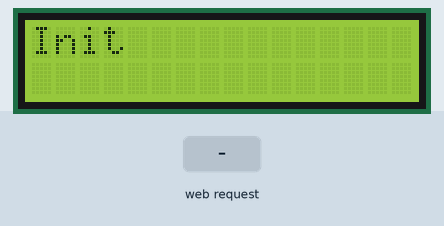
Recording of a sketch running on a simulated ESP8266 (NodeMCU). Parts: 16×2 character LCD. Wiring (inferred from the names in the program): MCP23008 port expander at I2C address 0x20. Wiring (inferred from the signals the program sends): character LCD (HD44780): RS Q4; E Q5; data Q0, Q1, Q2, Q3. The test bench sets the inputs (shaded band). WiFi joins after 1.5 s; servers stay silent unless stated; EEPROM starts erased; what the sketch prints to the serial monitor is not drawn.

Above: at 1.4 s.
1.5 s: HTTP request GET /?ssid=1&password=1&msg=1 received
At 2.7 s:
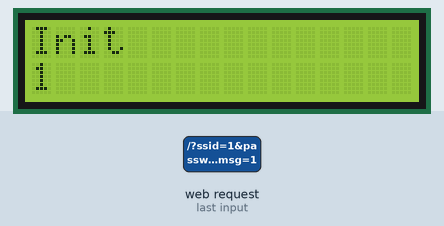
At 4.4 s:
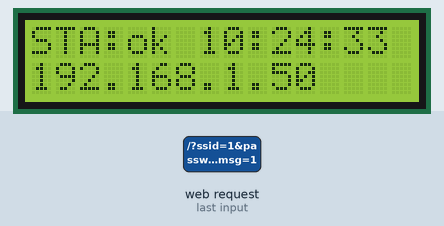
Timing chart, 0 to 5.9 s (numbered marks = the images above; inputs shaded):
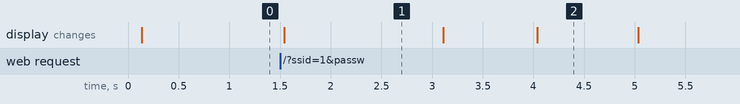

The sketch:

MCP23008lcd.ino
```cpp
// (licence header left out)
/* Wiring
#         LCD                |    MCP23008
# 1 : GND
# 2 : 3.3V
# 3 : Contrast (0-5V)*
# 4 : RS (Register Select) <-------- PIN5
# 5 : R/W (Read Write)       - GROUND THIS PIN
# 6 : Enable or Strobe     <-------- PIN6
# 7 : Data Bit 0             - NOT USED
# 8 : Data Bit 1             - NOT USED
# 9 : Data Bit 2             - NOT USED
# 10: Data Bit 3             - NOT USED
# 11: Data Bit 4           <-------- PIN0
# 12: Data Bit 5           <-------- PIN1
# 13: Data Bit 6           <-------- PIN2
# 14: Data Bit 7           <-------- PIN3
# 15: LCD Backlight +5V**
# 16: LCD Backlight GND
*/

#include <Wire.h>
#include <ESP8266WiFi.h>
#include <ESP8266WebServer.h>
#include <ESP8266mDNS.h>
#include <EEPROM.h>

#include "lcd.h"
#include "ntp.h"

MDNSResponder mdns;
bool mdnsinit = false;
ESP8266WebServer server ( 80 );
const char magic[] = {0xde, 0xad, 0xbe, 0xef, 0xde, 0xad, 0xbe, 0xef, 0xde, 0xad, 0xbe, 0xef, 0xde, 0xad, 0xbe, 0xef};
int offsetSSID = sizeof(magic);
int offsetPassword = 48;
lcd disp;

IPAddress timeServer(129, 6, 15, 28); // time.nist.gov NTP server
ntpclient ntp(timeServer);

String addDigits(byte digits)
{
    String txt;
    if(digits < 10)
        txt += "0";
    txt += digits;
    return txt;
}

int initStaFromEEPROM()
{
    int ret = 0;
    char head[sizeof(magic)];
    for (unsigned int i=0; i<sizeof(magic) ; ++i)
    {
        head[i] = EEPROM.read(i);
    }
    if (memcmp(head, magic, sizeof(magic)) != 0)
    {
        Serial.println("\nInit EEPROM");
        unsigned int i=0;
        for (i = 0; i < sizeof(magic); i++)
            EEPROM.write(i, magic[i]);
        for (; i < 512; i++)
            EEPROM.write(i, 0);
        EEPROM.commit();
    }
    else
    {
        Serial.println("\nRead EEPROM");
        String ssid;
        for (int i = 0; i<32; ++i)
        {
            ssid += char(EEPROM.read(offsetSSID+i));
        }
        String password;
        for (int i=0; i<64 ; ++i)
        {
            password += char(EEPROM.read(offsetPassword+i));
        }

        WiFi.begin ( ssid.c_str(), password.c_str() );
        ret = 1;
    }
    return ret;
}

void setup()
{
    Serial.begin ( 115200 );
    Serial.println("\nSetup");

    // init LCD
    disp.begin(0x00, 0, 2);
    disp.print("Init","");

    // init eeprom
    EEPROM.begin(512);

    // setup STA
    initStaFromEEPROM();

    // setup AP
    WiFi.softAP("esp8266");

    // setup HTTP server
    server.on ( "/", []()
    {
        String ssid = server.arg("ssid");
        String password = server.arg("password");
        if ( (ssid.length() > 0) && (password.length() > 0) )
        {
            for (unsigned int i=0; i<ssid.length() ; ++i)
            {
              EEPROM.write(i+offsetSSID,ssid[i]);
            }
            for (unsigned int i=0; i<password.length() ; ++i)
            {
              EEPROM.write(i+offsetPassword,password[i]);
            }
            EEPROM.commit();
            initStaFromEEPROM();
        }

        String msg = server.arg("msg");
        if (msg.length() > 0)
        {
            disp.print(NULL,msg.c_str());
        }

        String answer;
        answer += "<html><body><h2>ESP8266</h2>";
        answer += "<h3>ESP SDK "; answer += ESP.getSdkVersion(); answer += " chipid:"; answer += ESP.getChipId(); answer += " flashid:"; answer += ESP.getFlashChipId(); answer +=" flashsize:"; answer += ESP.getFlashChipSize(); answer += "</h3>";
        answer += "Uptime "; answer += (millis()/1000); answer += " s<br>";
        answer += "Battery "; answer += ESP.getVcc(); answer += " mV<br>";
        answer += "Heap Size:"; answer += ESP.getFreeHeap(); answer += " Bytes<br>";
        answer += "Reset Info:"; answer += ESP.getResetInfo(); answer += "<br>";
        answer += "AP  IP:";  answer += IPAddress2String(WiFi.softAPIP()); answer += " MAC:"; answer += WiFi.softAPmacAddress(); answer += "<br>";
        answer += "STA IP:";  answer += IPAddress2String(WiFi.localIP()); answer += " MAC:"; answer += WiFi.macAddress(); answer += "<br>";
        answer += "<form method=\"post\">Message:<input name=\"msg\"><button>Display</button></form>";
        answer += "<form method=\"post\">SSID:<input name=\"ssid\">Password:<input type=\"password\" name=\"password\"><button>Configure</button></form>";
        answer += "<form action=\"reboot\"><button>Reboot</button></form>";
        answer += "</body></html>";
        server.send ( 200, "text/html", answer.c_str() );

    } );
    server.on ( "/reboot", []()
    {
        server.send ( 200, "text/html", "<html><head><META HTTP-EQUIV=\"Refresh\" CONTENT=\"1; URL=/\"></head><body><h1>Restarting...</h1></html>" );
        ESP.restart();
    } );
    server.begin();
    Serial.println ( "HTTP server started" );
}

String IPAddress2String(const IPAddress & addr)
{
    String ip;
    for (int i=0; i<4; ++i)
    {
        if (i!=0)
            ip += ".";
        ip += addr[i];
    }
    return ip;
}

int oldStatus = WL_DISCONNECTED;
unsigned int  ts = 0;
unsigned int  nextNTPts = 0;
long lastepoch = 0;
long lastmilli = 0;
void loop()
{
    int status = WiFi.status();
    if (status != oldStatus)
    {
        if (status == WL_CONNECTED)
        {
            // start mDNS
            if ( mdns.begin ( "esp8266" ) )
            {
                Serial.println ( "MDNS responder started" );
                mdnsinit = true;
            }
            IPAddress addr = WiFi.localIP();
            String ip(IPAddress2String(addr));
            disp.print("STA:ok",ip.c_str());
            Serial.print ( "IP address: " );
            Serial.println ( WiFi.localIP() );

            Serial.println("Starting UDP");
            ntp.begin(123);
        }
        else if(status == WL_NO_SSID_AVAIL)
        {
            IPAddress addr = WiFi.softAPIP();
            String ip(IPAddress2String(addr));
            disp.print("STA:no_ssid",ip.c_str());
        }
        else if(status == WL_CONNECT_FAILED)
        {
            IPAddress addr = WiFi.softAPIP();
            String ip(IPAddress2String(addr));
            disp.print("STA:connect",ip.c_str());
        }
        oldStatus = status;
    }

    if (mdnsinit)
    {
        mdns.update();
    }

    server.handleClient();

    if (status == WL_CONNECTED)
    {
        // NTP request
        if (millis()/1000 >= nextNTPts)
        {
              ntp.sendNTPpacket();
              nextNTPts = millis()/1000 + 60;
        }

        // NTP answer
        long epoch = ntp.parseNTPpacket();
        if (epoch >=0)
        {
            lastepoch = epoch;
            lastmilli = millis();
        }

        if (millis()/1000 >= ts)
        {
              long epoch = lastepoch + (millis() - lastmilli)/1000;
              int hours = (epoch % 86400) / 3600;
              int minutes = ((epoch % 86400) % 3600) / 60;
              int seconds = (((epoch % 86400) % 3600) % 60);

              String info("STA:ok ");
              info += addDigits(hours);
              info += ":";
              info += addDigits(minutes);
              info += ":";
              info += addDigits(seconds);

              disp.print(info.c_str(),NULL);

              ts = millis()/1000 + 1;
        }
    }
}
```

mcp23008.cpp
```cpp
// (licence header left out)
#include "mcp23008.h"

mcp23008::mcp23008() : m_address(0)
{
}

void mcp23008::begin(uint8_t address, uint8_t sda, uint8_t scl)
{
    Wire.begin(sda,scl);
    m_address = MCP23008_ADDRESS | address;
}

int mcp23008::detect()
{
  	Wire.beginTransmission(m_address);
  	return Wire.endTransmission();
}

int mcp23008::write(uint8_t reg, uint8_t value)
{
  	Wire.beginTransmission(m_address);
  	Wire.write(reg);
  	Wire.write(value);
  	return Wire.endTransmission();
}

int mcp23008::writeIODIR(uint8_t value)
{
  	return write(MCP23008_IODIR, value);
}

int mcp23008::writeGPIO(uint8_t value)
{
  	return write(MCP23008_GPIO, value);
}

uint8_t mcp23008::read(uint8_t reg)
{
    Wire.beginTransmission(m_address);
    Wire.write(reg);
    Wire.endTransmission();

    Wire.requestFrom(m_address, (uint8_t)1);
    return Wire.read();
}

uint8_t mcp23008::readIODIR()
{
    return read(MCP23008_IODIR);
}

uint8_t mcp23008::readGPIO()
{
    return read(MCP23008_GPIO);
}
```

mcp23008.h
```cpp
// (licence header left out)
#ifndef _MCP23008_H_
#define _MCP23008_H_

#include <Wire.h>

class mcp23008
{
    public:
        mcp23008();

        void begin(uint8_t address, uint8_t sda, uint8_t scl);
        int detect();

        uint8_t read(uint8_t reg);
        uint8_t readIODIR();
        uint8_t readGPIO();

        int write(uint8_t reg, uint8_t value);
        int writeIODIR(uint8_t value);
        int writeGPIO(uint8_t value);

    private:
        uint8_t m_address;

        // base I2C address
        static const int MCP23008_ADDRESS = 0x20;

        // MCP23008 registers
        static const int MCP23008_IODIR   = 0x00;
        static const int MCP23008_GPIO    = 0x09;
};

#endif
```

ntp.cpp
```cpp
// (licence header left out)
#include "ntp.h"

ntpclient::ntpclient(const IPAddress & server) : timeServer(server)
{
}

void ntpclient::begin(unsigned int port)
{
    udp.begin(port);
}


unsigned long ntpclient::sendNTPpacket()
{
    Serial.println("sending NTP packet...");
    // set all bytes in the buffer to 0
    memset(packetBuffer, 0, NTP_PACKET_SIZE);
    // Initialize values needed to form NTP request
    packetBuffer[0] = 0b11100011;   // LI, Version, Mode
    packetBuffer[1] = 0;     // Stratum, or type of clock
    packetBuffer[2] = 6;     // Polling Interval
    packetBuffer[3] = 0xEC;  // Peer Clock Precision
    // 8 bytes of zero for Root Delay & Root Dispersion
    packetBuffer[12]  = 49;
    packetBuffer[13]  = 0x4E;
    packetBuffer[14]  = 49;
    packetBuffer[15]  = 52;

    // all NTP fields have been given values, now
    // you can send a packet requesting a timestamp:
    udp.beginPacket(timeServer, 123); //NTP requests are to port 123
    size_t size = udp.write(packetBuffer, NTP_PACKET_SIZE);
    udp.endPacket();
    return size;
}

long ntpclient::parseNTPpacket()
{
    long epoch = -1;
    int cb = udp.parsePacket();
    if (cb)
    {
        Serial.println ( "Receiving NTP answer" );

        udp.read(packetBuffer, NTP_PACKET_SIZE); // read the packet into the buffer

        unsigned long highWord = word(packetBuffer[40], packetBuffer[41]);
        unsigned long lowWord  = word(packetBuffer[42], packetBuffer[43]);
        // combine the four bytes (two words) into a long integer
        // this is NTP time (seconds since Jan 1 1900):
        unsigned long secsSince1900 = highWord << 16 | lowWord;

        // now convert NTP time into everyday time:
        const unsigned long seventyYears = 2208988800UL;
        epoch = secsSince1900 - seventyYears;

        // print Unix time:
        Serial.print("Unix time = ");
        Serial.println(epoch);
    }
    return epoch;
}
```

ntp.h
```cpp
// (licence header left out)
#ifndef _NTP_H_
#define _NTP_H_

#include <Arduino.h>
#include <WiFiUdp.h>

class ntpclient
{
	public:
		ntpclient(const IPAddress & server);

		void begin(unsigned int port);
		unsigned long sendNTPpacket();
		long parseNTPpacket();

	private:
		static const int NTP_PACKET_SIZE = 48;
		byte      packetBuffer[NTP_PACKET_SIZE];
		WiFiUDP   udp;
		IPAddress timeServer;
};

#endif
```

lcd.cpp
```cpp
// (licence header left out)
#include <Arduino.h>
#include "lcd.h"

int lcd::begin(uint8_t address, uint8_t sda, uint8_t scl)
{
	m_gpio.begin(address, sda, scl);

	int result = m_gpio.detect();
	if (result != 0)
	{
		Serial.println("\nMCP23008 not found");
	}
	else
	{
		// make all GPIO pins as outputs
		m_gpio.writeIODIR(0x00);

		// setup 4bits mode
		write_byte(0x33,false,200,10000);
		write_byte(0x32,false,200);

		// initialization
		write_byte(0x28,false,200);
		write_byte(0x08,false,200);
		write_byte(0x01,false,100000);
		write_byte(0x06,false,200);
		write_byte(0x0c,false,200);
	}
	return result;
}

void lcd::write_4bits(uint8_t bits, bool mode)
{
	bits=bits & 0xf;
	if (mode)
	{
		bits=bits|LCD_RS;
	}
	m_gpio.writeGPIO(bits);
	m_gpio.writeGPIO(bits|LCD_E);
	delayMicroseconds(200);
	m_gpio.writeGPIO(bits);
}

void lcd::write_byte(uint8_t bits, bool mode, int postdelay, int middelay)
{
	write_4bits(bits>>4,mode);
	delayMicroseconds(middelay);
	write_4bits(bits&0xf,mode);
	delayMicroseconds(postdelay);
}

void lcd::write_string(uint8_t line,const char* message)
{
	Serial.println(message);
	write_byte(line,false);
	int max = (strlen(message)<LCD_WIDTH) ? strlen(message) : LCD_WIDTH;
	for (int i = 0; i<max; ++i)
	{
		write_byte(message[i],true);
	}
	for (int i = max; i<LCD_WIDTH; ++i)
	{
		write_byte(' ',true);
	}
}

void lcd::print(const char* line1, const char* line2)
{
    if (line1)
    {
	    write_string(LCD_LINE_1, line1);
    }
    if (line2)
    {
	    write_string(LCD_LINE_2, line2);
    }
}
```

lcd.h
```cpp
// (licence header left out)
#include "mcp23008.h"

class lcd
{
    public:
        int begin(uint8_t address, uint8_t sda, uint8_t scl);
        void print(const char* line1, const char* line2);

    private:
        void write_4bits(uint8_t bits, bool mode);
        void write_byte(uint8_t bits, bool mode, int postdelay = 0, int middelay = 0);
        void write_string(uint8_t line,const char* message);

    private:
        mcp23008 m_gpio;

        static const int LCD_RS = (1 << 4);
        static const int LCD_E  = (1 << 5);

        static const int LCD_LINE_1 = 0x80;
        static const int LCD_LINE_2 = 0xC0;
        static const int LCD_WIDTH  = 16 ;
};
```

Measured:
- after the input at 1.5 s, the display: changes at once (image 1)
- what the display in image 1 shows lasts 1.6 s, from 1.5 s to 3.1 s
